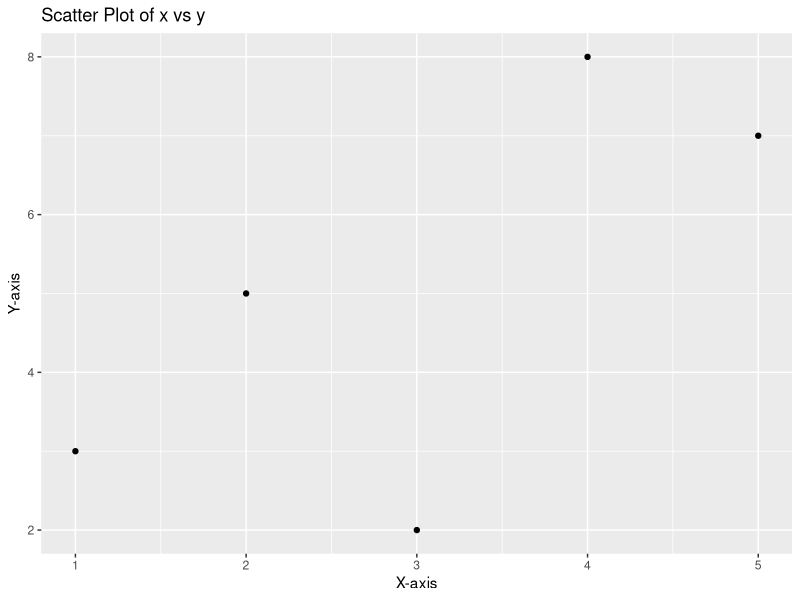

R code for this plot:
# Load the ggplot2 package
library(ggplot2)

# Create sample vectors
x <- c(1, 2, 3, 4, 5)
y <- c(3, 5, 2, 8, 7)

# Create a scatter plot using qplot
qplot(x, y, geom = "point", main = "Scatter Plot of x vs y",
      xlab = "X-axis", ylab = "Y-axis")
